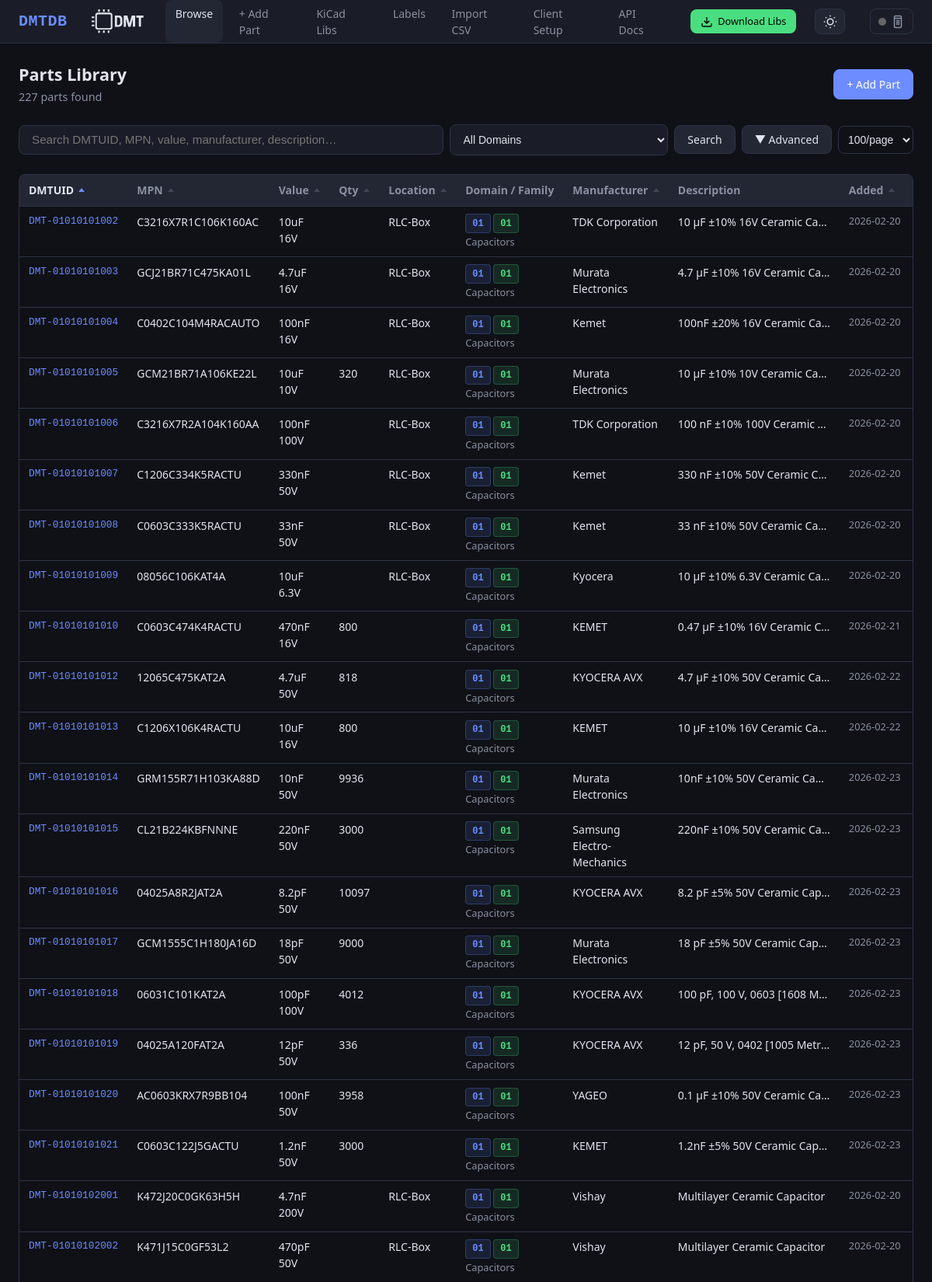
The page / (upper part) on the database its author committed.
### db/models.py (models this page shows, shortened)
class Base(DeclarativeBase):
    pass

class Part(Base):
    __tablename__ = "parts"
    dmtuid = Column(String(20), primary_key=True)               # DMT-TTFFCCSSXXX
    tt  = Column(String(2), nullable=False, index=True)
    ff  = Column(String(2), nullable=False, index=True)
    cc  = Column(String(2), nullable=False, index=True)
    ss  = Column(String(2), nullable=False, index=True)
    xxx = Column(String(3), nullable=False)
    mpn          = Column(String(200), index=True, default="")
    manufacturer = Column(String(200), index=True, default="")
    value        = Column(String(200), index=True, default="")
    description  = Column(Text, default="")
    quantity     = Column(String(50), default="")
    location     = Column(String(200), default="")
    datasheet    = Column(Text, default="")
    distributor  = Column(Text, default="")
    kicad_symbol    = Column(String(300), default="")
    kicad_footprint = Column(String(300), default="")
    kicad_libref    = Column(String(300), default="")
    kicad_3dmodel   = Column(String(300), default="")
    extra_json = Column(Text, default="{}")
    notes      = Column(Text, default="")
    created_at = Column(DateTime, default=lambda: datetime.now(timezone.utc))
    updated_at = Column(DateTime, default=lambda: datetime.now(timezone.utc),
                        onupdate=lambda: datetime.now(timezone.utc))
    fields = relationship(
        "PartField", back_populates="part",
        cascade="all, delete-orphan", lazy="selectin",
    )
    __table_args__ = (
        Index("ix_ttffccss", "tt", "ff", "cc", "ss"),
    )

### ui/routes_browse.py (the view)
@ui_bp.route("/")
def index():
    q     = request.args.get("q", "").strip()
    tt    = request.args.get("tt", "").strip()
    ff    = request.args.get("ff", "").strip()
    cc    = request.args.get("cc", "").strip()
    ss    = request.args.get("ss", "").strip()
    props = request.args.get("props", "").strip()
    page  = max(int(request.args.get("page", 1)), 1)
    sort_by = request.args.get("sort", "dmtuid").strip()
    sort_order = request.args.get("order", "asc").strip()
    try:
        per_page = int(request.args.get("per_page", DEFAULT_PER_PAGE))
    except ValueError:
        per_page = DEFAULT_PER_PAGE
    if per_page not in PAGE_SIZE_OPTIONS:
        per_page = DEFAULT_PER_PAGE
    if sort_by not in SearchService.SORTABLE_COLUMNS:
        sort_by = "dmtuid"
    if sort_order not in ("asc", "desc"):
        sort_order = "asc"
    props_parsed = {}
    if props:
        try:
            props_parsed = json.loads(props)
        except json.JSONDecodeError:
            props_parsed = {}
    session = get_session()
    try:
        parts, total = SearchService.search(
            session, q=q, tt=tt, ff=ff, cc=cc, ss=ss, props=props_parsed,
            sort_by=sort_by, sort_order=sort_order,
            limit=per_page,
            offset=(page - 1) * per_page,
        )
        total_pages = max((total + per_page - 1) // per_page, 1)
        return render_template(
            "index.html",
            parts=parts, q=q, tt=tt, ff=ff, cc=cc, ss=ss,
            props=props, props_parsed=props_parsed,
            page=page, total_pages=total_pages, total=total,
            per_page=per_page, page_size_options=PAGE_SIZE_OPTIONS,
            sort_by=sort_by, sort_order=sort_order,
            domains=get_domains(),
            domain_name=domain_name,
            family_name=family_name,
        )
    finally:
        session.close()

### db/engine.py (called while the page is built)
def get_session() -> Session:
    if _SessionLocal is None:
        raise RuntimeError("Database not initialised - call init_db() first")
    return _SessionLocal()

### schema/loader.py (called while the page is built)
def get_domains() -> list[dict]:
    return _schema.get("domains", [])

def family_name(tt: str, ff: str) -> str:
    return _family_map.get(f"{tt}{ff}", "Unknown")

### services/search_service.py (called while the page is built)
    @staticmethod
    def _apply_filters(query: Query, *, q: str, tt: str, ff: str, cc: str, ss: str, props: dict = None) -> Query:
        if tt:
            query = query.filter(Part.tt == tt)
        if ff:
            query = query.filter(Part.ff == ff)
        if cc:
            query = query.filter(Part.cc == cc)
        if ss:
            query = query.filter(Part.ss == ss)
        if q:
            query = SearchService._apply_text_filter(query, q)
        if props:
            query = SearchService._apply_prop_filters(query, props)
        return query

### templates/index.html (shortened to what this page needs)
{% extends "base.html" %}
{% block content %}
<div class="page-header">
  <div>
    <h1>Parts Library</h1>
    <span class="subtitle">{{ total }} part{{ 's' if total != 1 }} found</span>
  </div>
  <a href="/part/add" class="btn btn-primary">+ Add Part</a>
</div>
<form method="get" action="/" id="searchForm">
  <div class="search-box">
    <div class="search-wrapper" id="searchWrapper">
      <input type="text" name="q" id="searchInput" value="{{ q }}"
        placeholder="Search DMTUID, MPN, value, manufacturer, description…" autocomplete="off">
    </div>
    <select name="tt" id="ttSelect">
      <option value="">All Domains</option>
    </select>
    <button type="submit" class="btn btn-secondary">Search</button>
    <button type="button" class="btn btn-secondary" id="advSearchToggle">▼ Advanced</button>
    <select name="per_page" id="perPageSelect" onchange="this.form.submit()"
      style="padding: 0.5rem; border: 1px solid var(--border); border-radius: var(--radius); background: var(--bg);">
      {% for opt in page_size_options %}
      <option value="{{ opt }}" {% if opt==per_page %}selected{% endif %}>{{ opt }}/page</option>
      {% endfor %}
    </select>
  </div>
</form>
<div class="table-wrap">
  <table>
    <thead>
      <tr>
        {% macro sort_header(label, col) %}
        {% set new_order = 'desc' if sort_by == col and sort_order == 'asc' else 'asc' %}
        <th class="sortable {% if sort_by == col %}sorted {{ sort_order }}{% endif %}">
          <a
            href="?q={{ q }}&tt={{ tt }}&ff={{ ff }}&cc={{ cc|default('') }}&ss={{ ss|default('') }}&props={{ props|default('') }}&sort={{ col }}&order={{ new_order }}">
            {{ label }}
            <span class="sort-indicator"></span>
          </a>
        </th>
        {% endmacro %}
        {{ sort_header('DMTUID', 'dmtuid') }}
        {{ sort_header('MPN', 'mpn') }}
        {{ sort_header('Value', 'value') }}
        {{ sort_header('Qty', 'quantity') }}
        {{ sort_header('Location', 'location') }}
        <th>Domain / Family</th>
        {{ sort_header('Manufacturer', 'manufacturer') }}
        <th class="truncate">Description</th>
        {{ sort_header('Added', 'created_at') }}
        <th title="KiCad Assets">KiCad</th>
      </tr>
    </thead>
    <tbody>
      {% for p in parts %}
      <tr>
        <td class="uid-cell"><a href="/part/{{ p.dmtuid }}">{{ p.dmtuid }}</a></td>
        <td>{{ p.mpn or '' }}</td>
        <td>{{ p.value or '' }}</td>
        <td>{{ p.quantity or '' }}</td>
        <td>{{ p.location or '' }}</td>
        <td>
          <span class="badge badge-domain">{{ p.tt }}</span>
          <span class="badge badge-family">{{ p.ff }}</span>
          <span style="font-size:.8rem; color:var(--text-dim)">{{ family_name(p.tt, p.ff) }}</span>
        </td>
        <td>{{ p.manufacturer or '' }}</td>
        <td class="truncate" title="{{ p.description or '' }}">{{ p.description or '' }}</td>
        <td style="font-size:.8rem;color:var(--text-dim);white-space:nowrap;">{{ p.created_at.strftime('%Y-%m-%d') if
          p.created_at else '' }}</td>
        <td class="kicad-icons">
        </td>
      </tr>
      {% endfor %}
    </tbody>
  </table>
</div>
{% endblock %}

### static/css/style.css (style rules this page uses)
:root { --bg: #0f1117; --surface: #1a1d27; --surface2: #232734; --border: #2e3345; --text: #e1e4ed; --text-dim: #8b90a0; --accent: #6c8cff; --accent-hover: #8aa4ff; --green: #4ade80; --red: #f87171; --yellow: #fbbf24; --orange: #fb923c; --radius: 8px; --font: 'Segoe UI', system-ui, -apple-system, sans-serif; --mono: 'JetBrains Mono', 'Fira Code', 'Consolas', monospace; --card: var(--surface); --hover: var(--surface2); }
*, *::before, *::after { box-sizing: border-box; margin: 0; padding: 0; }
body { font-family: var(--font); background: var(--bg); color: var(--text); line-height: 1.5; }
.search-box { display: flex; gap: .5rem; margin-bottom: 1.5rem; flex-wrap: wrap; align-items: center; }
.search-box input[type=text] { flex: 1; min-width: 250px; padding: .6rem 1rem; background: var(--surface); border: 1px solid var(--border); border-radius: var(--radius); color: var(--text); font-size: .95rem; outline: none; transition: border .15s; }
.search-box select { padding: .6rem .8rem; background: var(--surface); border: 1px solid var(--border); border-radius: var(--radius); color: var(--text); font-size: .875rem; }
.btn { display: inline-flex; align-items: center; gap: .4rem; padding: .5rem 1rem; border-radius: var(--radius); font-size: .875rem; font-weight: 500; text-decoration: none; border: 1px solid var(--border); cursor: pointer; transition: all .15s; font-family: var(--font); }
.btn-primary { background: var(--accent); color: #fff; border-color: var(--accent); }
.btn-secondary { background: var(--surface2); color: var(--text); }
.table-wrap { overflow-x: auto; border: 1px solid var(--border); border-radius: var(--radius); }
table { width: 100%; border-collapse: collapse; font-size: .875rem; }
thead { background: var(--surface2); }
th { text-align: left; padding: .6rem .75rem; color: var(--text-dim); font-weight: 600; white-space: nowrap; border-bottom: 1px solid var(--border); background: var(--surface2); }
th.sortable a { color: var(--text-dim); text-decoration: none; display: flex; align-items: center; gap: .4rem; }
th.sortable .sort-indicator { display: inline-block; width: 0; height: 0; border-left: 4px solid transparent; border-right: 4px solid transparent; opacity: 0.3; }
th.sortable:not(.sorted) .sort-indicator { border-bottom: 5px solid currentColor; border-top: none; }
th.sortable.sorted .sort-indicator { opacity: 1; }
th.sortable.sorted.asc .sort-indicator { border-bottom: 5px solid var(--accent); border-top: none; }
th.sortable.sorted a { color: var(--text); }
td { padding: .55rem .75rem; border-bottom: 1px solid var(--border); vertical-align: top; }
.uid-cell { font-family: var(--mono); font-size: .8rem; color: var(--accent); white-space: nowrap; }
.uid-cell a { color: var(--accent); text-decoration: none; }
.kicad-icons { white-space: nowrap; text-align: center; }
.truncate { max-width: 220px; overflow: hidden; text-overflow: ellipsis; white-space: nowrap; }
.page-header { display: flex; align-items: center; justify-content: space-between; margin-bottom: 1.5rem; flex-wrap: wrap; gap: .75rem; }
.page-header h1 { font-size: 1.35rem; font-weight: 700; }
.page-header .subtitle { color: var(--text-dim); font-size: .9rem; }
.badge { display: inline-block; padding: .15rem .5rem; border-radius: 4px; font-size: .75rem; font-weight: 600; font-family: var(--mono); }
.badge-domain { background: #6c8cff20; color: var(--accent); border: 1px solid #6c8cff40; }
.badge-family { background: #4ade8020; color: var(--green); border: 1px solid #4ade8040; }
.search-wrapper { position: relative; flex: 1; min-width: 250px; }
.search-wrapper input { width: 100%; }

### rows shown on the page
Part: dmtuid "DMT-01010101002", mpn "C3216X7R1C106K160AC", value "10uF 16V", location "RLC-Box", tt "01", ff "01", tt+ff "Capacitors", manufacturer "TDK Corporation", description "10 µF ±10% 16V Ceramic Ca…", created_at "2026-02-20"
Part: dmtuid "DMT-01010101003", mpn "GCJ21BR71C475KA01L", value "4.7uF 16V", location "RLC-Box", tt "01", ff "01", tt+ff "Capacitors", manufacturer "Murata Electronics", description "4.7 µF ±10% 16V Ceramic Ca…", created_at "2026-02-20"
Part: dmtuid "DMT-01010101004", mpn "C0402C104M4RACAUTO", value "100nF 16V", location "RLC-Box", tt "01", ff "01", tt+ff "Capacitors", manufacturer "Kemet", description "100nF ±20% 16V Ceramic Ca…", created_at "2026-02-20"
Part: dmtuid "DMT-01010101005", mpn "GCM21BR71A106KE22L", value "10uF 10V", quantity "320", location "RLC-Box", tt "01", ff "01", tt+ff "Capacitors", manufacturer "Murata Electronics", description "10 µF ±10% 10V Ceramic Ca…", created_at "2026-02-20"
Part: dmtuid "DMT-01010101006", mpn "C3216X7R2A104K160AA", value "100nF 100V", location "RLC-Box", tt "01", ff "01", tt+ff "Capacitors", manufacturer "TDK Corporation", description "100 nF ±10% 100V Ceramic…", created_at "2026-02-20"
Part: dmtuid "DMT-01010101007", mpn "C1206C334K5RACTU", value "330nF 50V", location "RLC-Box", tt "01", ff "01", tt+ff "Capacitors", manufacturer "Kemet", description "330 nF ±10% 50V Ceramic C…", created_at "2026-02-20"
Part: dmtuid "DMT-01010101008", mpn "C0603C333K5RACTU", value "33nF 50V", location "RLC-Box", tt "01", ff "01", tt+ff "Capacitors", manufacturer "Kemet", description "33 nF ±10% 50V Ceramic Ca…", created_at "2026-02-20"
Part: dmtuid "DMT-01010101009", mpn "08056C106KAT4A", value "10uF 6.3V", location "RLC-Box", tt "01", ff "01", tt+ff "Capacitors", manufacturer "Kyocera", description "10 µF ±10% 6.3V Ceramic Ca…", created_at "2026-02-20"
Part: dmtuid "DMT-01010101010", mpn "C0603C474K4RACTU", value "470nF 16V", quantity "800", tt "01", ff "01", tt+ff "Capacitors", manufacturer "KEMET", description "0.47 µF ±10% 16V Ceramic C…", created_at "2026-02-21"
Part: dmtuid "DMT-01010101012", mpn "12065C475KAT2A", value "4.7uF 50V", quantity "818", tt "01", ff "01", tt+ff "Capacitors", manufacturer "KYOCERA AVX", description "4.7 µF ±10% 50V Ceramic Ca…", created_at "2026-02-22"
Part: dmtuid "DMT-01010101013", mpn "C1206X106K4RACTU", value "10uF 16V", quantity "800", tt "01", ff "01", tt+ff "Capacitors", manufacturer "KEMET", description "10 µF ±10% 16V Ceramic Ca…", created_at "2026-02-22"
Part: dmtuid "DMT-01010101014", mpn "GRM155R71H103KA88D", value "10nF 50V", quantity "9936", tt "01", ff "01", tt+ff "Capacitors", manufacturer "Murata Electronics", description "10nF ±10% 50V Ceramic Ca…", created_at "2026-02-23"
Part: dmtuid "DMT-01010101015", mpn "CL21B224KBFNNNE", value "220nF 50V", quantity "3000", tt "01", ff "01", tt+ff "Capacitors", manufacturer "Samsung Electro-Mechanics", description "220nF ±10% 50V Ceramic Ca…", created_at "2026-02-23"
Part: dmtuid "DMT-01010101016", mpn "04025A8R2JAT2A", value "8.2pF 50V", quantity "10097", tt "01", ff "01", tt+ff "Capacitors", manufacturer "KYOCERA AVX", description "8.2 pF ±5% 50V Ceramic Cap…", created_at "2026-02-23"
Part: dmtuid "DMT-01010101017", mpn "GCM1555C1H180JA16D", value "18pF 50V", quantity "9000", tt "01", ff "01", tt+ff "Capacitors", manufacturer "Murata Electronics", description "18 pF ±5% 50V Ceramic Cap…", created_at "2026-02-23"
Part: dmtuid "DMT-01010101018", mpn "06031C101KAT2A", value "100pF 100V", quantity "4012", tt "01", ff "01", tt+ff "Capacitors", manufacturer "KYOCERA AVX", description "100 pF, 100 V, 0603 [1608 M…", created_at "2026-02-23"
Part: dmtuid "DMT-01010101019", mpn "04025A120FAT2A", value "12pF 50V", quantity "336", tt "01", ff "01", tt+ff "Capacitors", manufacturer "KYOCERA AVX", description "12 pF, 50 V, 0402 [1005 Metr…", created_at "2026-02-23"
Part: dmtuid "DMT-01010101020", mpn "AC0603KRX7R9BB104", value "100nF 50V", quantity "3958", tt "01", ff "01", tt+ff "Capacitors", manufacturer "YAGEO", description "0.1 µF ±10% 50V Ceramic Ca…", created_at "2026-02-23"
Part: dmtuid "DMT-01010101021", mpn "C0603C122J5GACTU", value "1.2nF 50V", quantity "3000", tt "01", ff "01", tt+ff "Capacitors", manufacturer "KEMET", description "1.2nF ±5% 50V Ceramic Cap…", created_at "2026-02-23"
Part: dmtuid "DMT-01010102001", mpn "K472J20C0GK63H5H", value "4.7nF 200V", location "RLC-Box", tt "01", ff "01", tt+ff "Capacitors", manufacturer "Vishay", description "Multilayer Ceramic Capacitor", created_at "2026-02-20"
Part: dmtuid "DMT-01010102002", mpn "K471J15C0GF53L2", value "470pF 50V", location "RLC-Box", tt "01", ff "01", tt+ff "Capacitors", manufacturer "Vishay", description "Multilayer Ceramic Capacitor", created_at "2026-02-20"

### other values the page prints
{{ total }} "227"
{{ 's' if total != 1 }} "s"
{{ label }} "DMTUID MPN Value Qty Location Manufacturer Added"
form field per_page "100/page"
